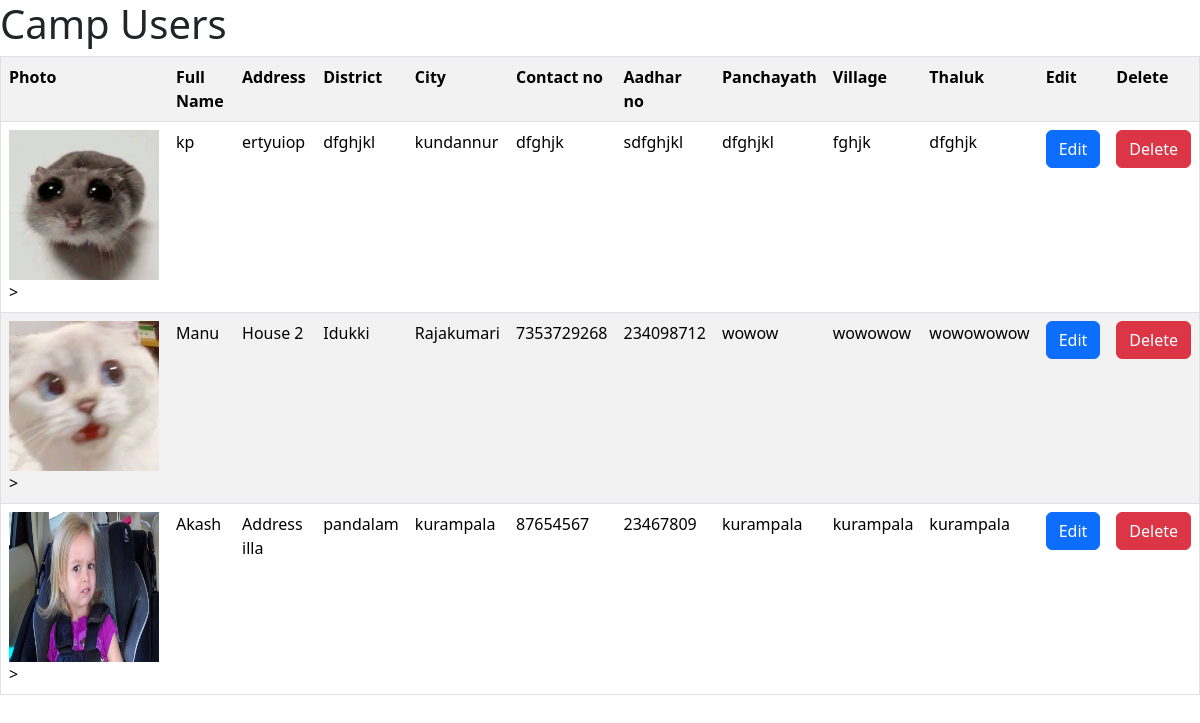
/campusersview (signed in), run on the app's committed database.
### app/models.py (models this page shows)
class CampUser(models.Model):
    photo=models.ImageField(upload_to='camp')          # Here camp is the folder name where the images added will be stored
    full_name=models.CharField(max_length=100)
    address=models.CharField(max_length=100)
    district=models.CharField(max_length=100)
    city=models.CharField(max_length=100)
    contact_no=models.CharField(max_length=100)
    aadhar_no=models.CharField(max_length=100)
    panchayath=models.CharField(max_length=100)
    village=models.CharField(max_length=100)
    thaluk=models.CharField(max_length=100)
    current_date=models.DateField(auto_now_add=True)
    camp_id=models.ForeignKey(Login,on_delete=models.CASCADE,null=True,blank=True)

### app/views.py (the view)
# urls.py: path('campusersview',views.CampUsersView,name="CampUsersView"),                 #         path of viewing camp user
def CampUsersView(request):
    session_id=request.session['camp_id']
    a=get_object_or_404(Login,id=session_id)
    users=CampUser.objects.filter(camp_id=a)
    return render(request,'camp_users_table.html',{'users':users})

### app/templates/camp_users_table.html (shortened to what this page needs)
{% load static %}
<!DOCTYPE html>
<html lang="en">
  <head>
    <link
      href="https://cdn.jsdelivr.net/npm/bootstrap@5.3.3/dist/css/bootstrap.min.css"
      rel="stylesheet"
    />
  </head>
  <body>
    <h1>Camp Users</h1>
    <table class="table table-striped" border="1">
      <tr>
        <th>Photo</th>
        <th>Full Name</th>
        <th>Address</th>
        <th>District</th>
        <th>City</th>
        <th>Contact no</th>
        <th>Aadhar no</th>
        <th>Panchayath</th>
        <th>Village</th>
        <th>Thaluk</th>
        <th>Edit</th>
        <th>Delete</th>
      </tr>
      {% for user in users %}
      <tr>
        <td>
          <img  style="width: 150px;height: 150px;"  src="{{user.photo.url}}"  />
          >
        </td>
        <td>{{user.full_name}}</td>
        <td>{{user.address}}</td>
        <td>{{user.district}}</td>
        <td>{{user.city}}</td>
        <td>{{user.contact_no}}</td>
        <td>{{user.aadhar_no}}</td>
        <td>{{user.panchayath}}</td>
        <td>{{user.village}}</td>
        <td>{{user.thaluk}}</td>
        <td><button class="btn btn-primary"><a href="{% url 'EditCampUser' user.id %}"  style="color: white;text-decoration: none;">Edit</a></button></td>
        <td>
          <button
            class="btn btn-danger"
            data-toggle="modal"
            data-target="#deleteModal"
            data-user-id="{{ user.id }}"
          >
            Delete
          </button>
        </td>
      </tr>
      {% endfor %}
    </table>
  </body>
</html>

### data on the page
CampUser: photo (picture), full_name "kp", address "ertyuiop", district "dfghjkl", city "kundannur", contact_no "dfghjk", aadhar_no "sdfghjkl", panchayath "dfghjkl", village "fghjk", thaluk "dfghjk"
CampUser: photo (picture), full_name "Manu", address "House 2", district "Idukki", city "Rajakumari", contact_no "7353729268", aadhar_no "234098712", panchayath "wowow", village "wowowow", thaluk "wowowowow"
CampUser: photo (picture), full_name "Akash", address "Address illa", district "pandalam", city "kurampala", contact_no "87654567", aadhar_no "23467809", panchayath "kurampala", village "kurampala", thaluk "kurampala"
